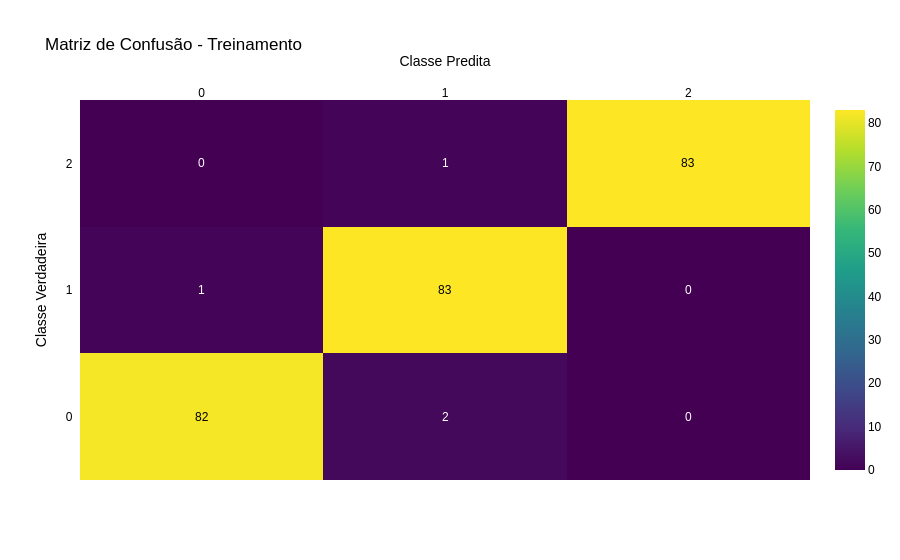

Write notebook code for a chart like this one.
### Code cell
import plotly.figure_factory as ff


conf_matrix = confusion_matrix(y_train, y_train_pred)

# Definindo nomes de classes
class_names = ['0', '1', '2']

# Plotando a matriz de confusão com Plotly
fig = ff.create_annotated_heatmap(
    z=conf_matrix,
    x=class_names,
    y=class_names,
    colorscale='Viridis',
    showscale=True
)

fig.update_layout(
    title='Matriz de Confusão - Treinamento',
    xaxis_title='Classe Predita',
    yaxis_title='Classe Verdadeira',
    font=dict(
        family="Arial",
        size=12,
        color="black"
    )
    
)

### Figure 1 — Plotly figure (JSON) as saved in the notebook; plotly's stock layout.template omitted (floating-point values rounded to 4 significant figures)
{"data": [{"colorscale": [[0, "#440154"], [0.1111, "#482878"], [0.2222, "#3e4989"], [0.3333, "#31688e"], [0.4444, "#26828e"], [0.5556, "#1f9e89"], [0.6667, "#35b779"], [0.7778, "#6ece58"], [0.8889, "#b5de2b"], [1, "#fde725"]], "reversescale": false, "showscale": true, "type": "heatmap", "x": ["0", "1", "2"], "y": ["0", "1", "2"], "z": [[82, 2, 0], [1, 83, 0], [0, 1, 83]]}], "layout": {"annotations": [{"font": {"color": "#000000"}, "showarrow": false, "text": "82", "x": "0", "xref": "x", "y": "0", "yref": "y"}, {"font": {"color": "#FFFFFF"}, "showarrow": false, "text": "2", "x": "1", "xref": "x", "y": "0", "yref": "y"}, {"font": {"color": "#FFFFFF"}, "showarrow": false, "text": "0", "x": "2", "xref": "x", "y": "0", "yref": "y"}, {"font": {"color": "#FFFFFF"}, "showarrow": false, "text": "1", "x": "0", "xref": "x", "y": "1", "yref": "y"}, {"font": {"color": "#000000"}, "showarrow": false, "text": "83", "x": "1", "xref": "x", "y": "1", "yref": "y"}, {"font": {"color": "#FFFFFF"}, "showarrow": false, "text": "0", "x": "2", "xref": "x", "y": "1", "yref": "y"}, {"font": {"color": "#FFFFFF"}, "showarrow": false, "text": "0", "x": "0", "xref": "x", "y": "2", "yref": "y"}, {"font": {"color": "#FFFFFF"}, "showarrow": false, "text": "1", "x": "1", "xref": "x", "y": "2", "yref": "y"}, {"font": {"color": "#000000"}, "showarrow": false, "text": "83", "x": "2", "xref": "x", "y": "2", "yref": "y"}], "font": {"color": "black", "family": "Arial", "size": 12}, "title": {"text": "Matriz de Confusão - Treinamento"}, "xaxis": {"dtick": 1, "gridcolor": "rgb(0, 0, 0)", "side": "top", "ticks": "", "title": {"text": "Classe Predita"}}, "yaxis": {"dtick": 1, "ticks": "", "ticksuffix": "  ", "title": {"text": "Classe Verdadeira"}}}}
